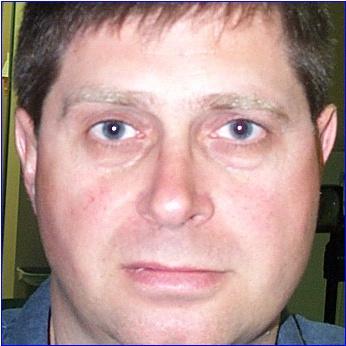
#> input picture data/testing/face1/2face1.jpg, 346 x 346 px, given as the content of the folder data/testing/face1/2face1.jpg, which was not available
$ python bad_detection_test.py --training data/testing/face1/2face1.jpg
#> lines starting #> are read from the running program, lines starting #| are printed output that depends on the picture; after the words box and inside, x2 and y2 are one past the last pixel; in counts of white or black regions, pixels touching at a corner belong together; pictures that were not available may be replaced by others from this repository, and a replacement may not be noted
### nn.py
import numpy as np
import matplotlib.pyplot as plt

class NeuralNetwork:
    def __init__(self, learning_rate, length, weights=None, bias=None):
        if weights is not None:
            self.weights = weights
        else:
            self.weights = []
            for i in range(length):
                self.weights.append(np.random.randn())
            print(self.weights)
        if bias is not None:
            self.bias = bias
        else:
            self.bias = np.random.randn()
        self.learning_rate = learning_rate

    def _sigmoid(self, x):
        return 1 / (1 + np.exp(-x))

    def _sigmoid_deriv(self, x):
        return self._sigmoid(x) * (1 - self._sigmoid(x))

    def predict(self, input_vector):
        layer_1 = np.dot(input_vector, self.weights) + self.bias
        layer_2 = self._sigmoid(layer_1)
        prediction = layer_2
        return prediction

    def _compute_gradients(self, input_vector, target):
        layer_1 = np.dot(input_vector, self.weights) + self.bias
        layer_2 = self._sigmoid(layer_1)
        prediction = layer_2

        derror_dprediction = 2 * (prediction - target)
        dprediction_dlayer1 = self._sigmoid_deriv(layer_1)
        dlayer1_dbias = 1
        dlayer1_dweights = (1 * input_vector)

        derror_dbias = (
            derror_dprediction * dprediction_dlayer1 * dlayer1_dbias
        )
        derror_dweights = (
            derror_dprediction * dprediction_dlayer1 * dlayer1_dweights
        )

        return derror_dbias, derror_dweights

    def _update_parameters(self, derror_dbias, derror_dweights):
        self.bias = self.bias - (derror_dbias * self.learning_rate)
        self.weights = self.weights - (
            derror_dweights * self.learning_rate
        )

    def train(self, input_vectors, targets, iterations):
        cumulative_errors = []
        for current_iteration in range(iterations):
            # Pick a data instance at random
            random_data_index = np.random.randint(len(input_vectors))

            input_vector = input_vectors[random_data_index]
            target = targets[random_data_index]

            # Compute the gradients and update the weights
            derror_dbias, derror_dweights = self._compute_gradients(
                input_vector, target
            )

            self._update_parameters(derror_dbias, derror_dweights)

            # Measure the cumulative error for all the instances
            if current_iteration % 100 == 0:
                cumulative_error = 0
                # Loop through all the instances to measure the error
                for data_instance_index in range(len(input_vectors)):
                    data_point = input_vectors[data_instance_index]
                    target = targets[data_instance_index]

                    prediction = self.predict(data_point)
                    error = np.square(prediction - target)

                    cumulative_error = cumulative_error + error
                cumulative_errors.append(cumulative_error)

        return cumulative_errors

# [21 lines of commented-out code are left out]

### bad_detection_test.py
# tries to recognize a face from a webcam
from sklearn.svm import LinearSVC, LinearSVR
import argparse
import os
import math
from PIL import Image
import mtcnn
import matplotlib.pyplot as mpl
import cv2
from imutils import paths
from nn import NeuralNetwork as nn


face_classifier = cv2.CascadeClassifier(
    cv2.data.haarcascades + "haarcascade_frontalface_default.xml"
)


def DistanceHist(hist1, hist2):
	hist3 = hist1
	for i in range(len(hist1)):
		# find the distance of each part of hist1 and hist2 and save to hist3
		hist3[i] = abs(hist1[i] - hist2[i])
	return hist3

# tries to use LocalBinaryPatterns
from skimage import feature
import numpy as np
class LocalBinaryPatterns:
	def __init__(self, numPoints, radius):
		# store the number of points and radius
		self.numPoints = numPoints
		self.radius = radius
	def describe(self, image, eps=1e-7):
		# compute the Local Binary Pattern representation
		# of the image, and then use the LBP representation
		# to build the histogram of patterns
		lbp = feature.local_binary_pattern(image, self.numPoints,
			self.radius, method="uniform")
		(hist, _) = np.histogram(lbp.ravel(),
			bins=np.arange(0, self.numPoints + 3),
			range=(0, self.numPoints + 2))
		# normalize the histogram
		hist = hist.astype("float")
		hist /= (hist.sum() + eps)
		# return the histogram of Local Binary Patterns
		return hist

# construct the argument parse and parse the arguments
ap = argparse.ArgumentParser()
ap.add_argument("-t", "--training", required=True,
	help="path to the training images")
args = vars(ap.parse_args())
# initialize the local binary patterns descriptor along with
# the data and label lists
desc = LocalBinaryPatterns(24, 8)
data = []
labels = []

# loop over the training images
for imagePath in paths.list_images(args["training"]):
	# load the image, convert it to grayscale, and describe it
	image = cv2.imread(imagePath)
#> image is the input picture: shape (346, 346, 3); mean B, G, R 144.3, 148.1, 178.1
	gray = cv2.cvtColor(image, cv2.COLOR_BGR2GRAY)
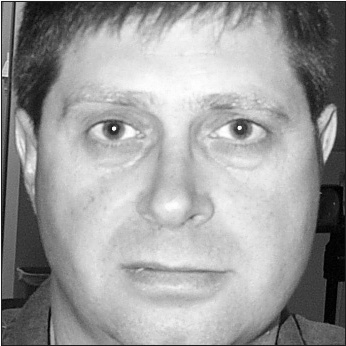
#> gray: shape (346, 346); min 0, max 255, mean 156.6
	hist = desc.describe(gray)
#> in describe, `lbp = feature.local_binary_pattern(image, self.numPoints, self.radius,..`:
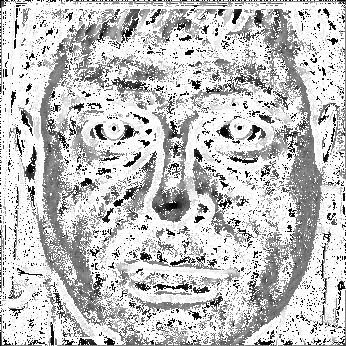
#> lbp: shape (346, 346) float64; min 0, max 25, mean 19.2; drawn with min black and max white
#> in describe, `(hist, _) = np.histogram(lbp.ravel(), bins=np.arange(0, self.numPoints..`: hist = 26 values, max 68360 at index 25, min 685 at index 20, mean 4604.5
#> in describe, `hist /= (hist.sum() + eps)`: hist = 26 values, max 0.571 at index 25, min 0.00572 at index 20, mean 0.0385
	# extract the label from the image path, then update the
	# label and data lists
	labels.append(imagePath.split(os.path.sep)[-2])
	data.append(hist)
# [70 lines of commented-out code are left out]

video_capture = cv2.VideoCapture(0)

labels2 = []
for i in range(len(labels)):
    if labels == "s":
        labels2.append(1)
    else:
        labels2.append(0)

network = nn(0.1, len(hist))
training_err = network.train(data, labels2, 1000)
#> the loop in train, `for current_iteration in range(iterations):` made 1000 passes
#> (derror_dprediction in _compute_gradients, dprediction_dlayer1 in _compute_gradients, derror_dbias) on passes 1 to 3: (0.746, 0.234, 0.174), (0.735, 0.232, 0.171), (0.724, 0.231, 0.167)
#> after the loop in train, `for current_iteration in range(iterations):`: cumulative_errors = [0.135, 0.0253, 0.0125, 0.00811, 0.00594, 0.00466, 0.00383, 0.00324, 0.00281, 0.00247]
#> training_err has the same summary as cumulative_errors in train

mpl.plot(training_err)
mpl.xlabel("Iterations")
mpl.ylabel("Error for all training instances")
mpl.savefig("cumulative_error.png")
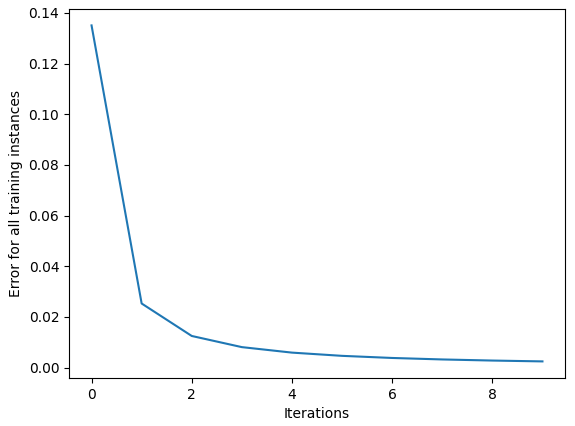
#> figure drawn by matplotlib, 1 panel; curve peaks at x = 0, y = 0.135

# [23 lines of commented-out code are left out]


def detect_nn(vid):
    gray_image = cv2.cvtColor(vid, cv2.COLOR_BGR2GRAY)
    faces = face_classifier.detectMultiScale(gray_image, 1.1, 5, minSize=(40, 40))
#> faces = [[30, 25, 288, 288]]
    for (x, y, w, h) in faces:
        cropped_face = gray_image[y:y+h, x:x+w]
        # resize image to 200 by 200
        resized_face = cv2.resize(cropped_face, (200, 200)) # use for ai
        hist = desc.describe(resized_face)
        arr = []
        for i in range(len(hist)):
            arr.append(hist[i])
        cv2.putText(vid, str(network.predict(arr)), (x, y), cv2.FONT_HERSHEY_SIMPLEX, 1, (0, 255, 0), 2)
#> this loop made 1 pass
#> (x, y, w, h, layer_1 in predict, layer_2 in predict, prediction in predict) on pass 1: (30, 25, 288, 288, -2.65, 0.0662, 0.0662)
#> pass 1, in detect_nn, `cropped_face = gray_image[y:y+h, x:x+w]`:
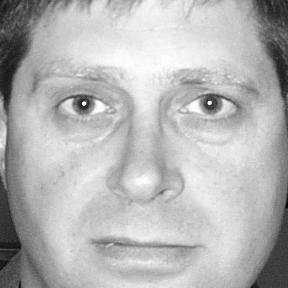
#> cropped_face: shape (288, 288); min 6, max 255, mean 181.3
#> pass 1, in describe (call 2), `lbp = feature.local_binary_pattern(image, self.numPoints, self.radius,..`:
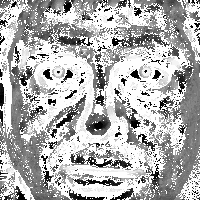
#> lbp: shape (200, 200) float64; min 0, max 25, mean 17.4; drawn with min black and max white
#> after the loop:
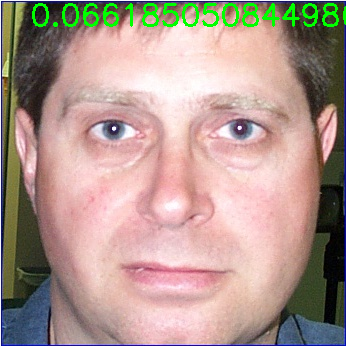
#> vid: shape (346, 346, 3); 2.2% of pixels changed, all inside (x1, y1, x2, y2) = (32, 3, 346, 27)

while True:
    result, video_frame = video_capture.read()  # read frames from the video
    if result is False:
        break  # terminate the loop if the frame is not read successfully

    detect_nn(
        video_frame
    )  # apply the function we created to the video frame
    cv2.imshow("Video", video_frame)
    if cv2.waitKey(1) & 0xFF == ord("q"):
#> (key q is pressed here)
        break

video_capture.release()
cv2.destroyAllWindows()
